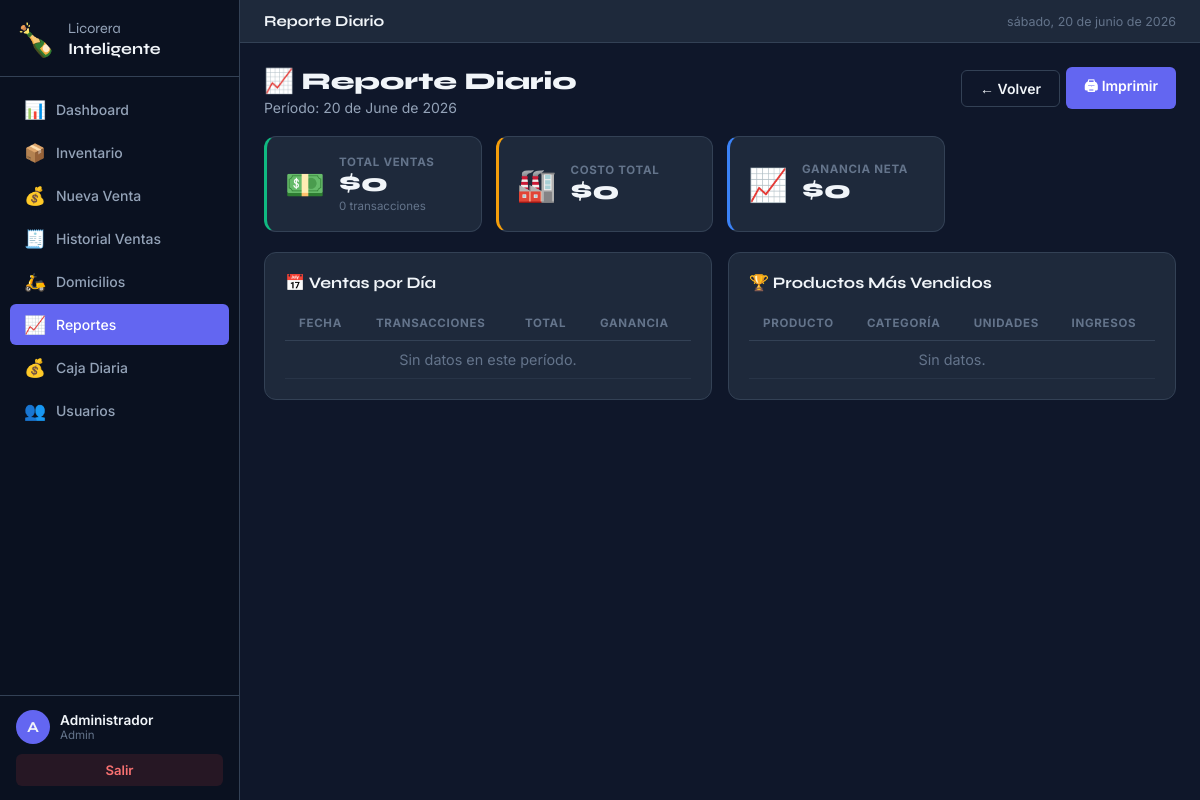
/reports/daily (signed in), run on the app's committed database.
### models/user.py (models this page shows, shortened)
class User(UserMixin, db.Model):
    __tablename__ = 'users'
    id         = db.Column(db.Integer, primary_key=True)
    username   = db.Column(db.String(50), unique=True, nullable=False)
    full_name  = db.Column(db.String(100), nullable=False)
    password_hash = db.Column(db.String(256), nullable=False)
    role       = db.Column(db.String(20), default='empleado')  # 'admin' o 'empleado'
    created_at = db.Column(db.DateTime, default=datetime.utcnow)
    is_active  = db.Column(db.Boolean, default=True)
    def is_admin(self):
        return self.role == 'admin'

### routes/reports.py (the view)
@reports_bp.route('/daily')
@login_required
def daily():
    report_date = request.args.get('date', date.today().strftime('%Y-%m-%d'))
    try:
        d = datetime.strptime(report_date, '%Y-%m-%d').date()
    except ValueError:
        d = date.today()
    data = get_report_data(d, d)
    return render_template('reports/report.html', **data, report_type='Diario',
                           period=d.strftime('%d de %B de %Y'))

### app.py (called while the page is built)
@login_manager.user_loader
def load_user(user_id):
    return User.query.get(int(user_id))

### templates/reports/report.html (shortened to what this page needs)
{% extends 'base.html' %}
{% block page_title %}Reporte {{ report_type }}{% endblock %}
{% block content %}
<div class="page-header">
  <div>
    <h2 class="page-title">📈 Reporte {{ report_type }}</h2>
    <p class="page-sub">Período: {{ period }}</p>
  </div>
  <div class="action-btns">
    <a href="{{ url_for('reports.index') }}" class="btn btn-outline">← Volver</a>
    <button onclick="window.print()" class="btn btn-primary">🖨 Imprimir</button>
  </div>
</div>
<div class="kpi-grid">
  <div class="kpi-card kpi-green">
    <div class="kpi-icon">💵</div>
    <div class="kpi-info">
      <div class="kpi-label">Total Ventas</div>
      <div class="kpi-value">${{ "{:,.0f}".format(total_sales) }}</div>
      <div class="kpi-sub">{{ num_sales }} transacciones</div>
    </div>
  </div>
  <div class="kpi-card kpi-orange">
    <div class="kpi-icon">🏭</div>
    <div class="kpi-info">
      <div class="kpi-label">Costo Total</div>
      <div class="kpi-value">${{ "{:,.0f}".format(total_cost) }}</div>
    </div>
  </div>
  <div class="kpi-card kpi-blue">
    <div class="kpi-icon">📈</div>
    <div class="kpi-info">
      <div class="kpi-label">Ganancia Neta</div>
      <div class="kpi-value">${{ "{:,.0f}".format(total_profit) }}</div>
    </div>
  </div>
</div>
<div class="tables-grid">
  <div class="card">
    <h3 class="card-title">📅 Ventas por Día</h3>
    <div class="table-wrapper">
      <table class="data-table">
        <thead><tr><th>Fecha</th><th>Transacciones</th><th>Total</th><th>Ganancia</th></tr></thead>
        <tbody>
          {% for d in daily %}
          <tr>
            <td>{{ d.day }}</td>
            <td>{{ d.count }}</td>
            <td>${{ "{:,.0f}".format(d.total or 0) }}</td>
            <td class="text-success">+${{ "{:,.0f}".format(d.profit or 0) }}</td>
          </tr>
          {% else %}
          <tr><td colspan="4" class="empty-state">Sin datos en este período.</td></tr>
          {% endfor %}
        </tbody>
      </table>
    </div>
  </div>
  <div class="card">
    <h3 class="card-title">🏆 Productos Más Vendidos</h3>
    <div class="table-wrapper">
      <table class="data-table">
        <thead><tr><th>Producto</th><th>Categoría</th><th>Unidades</th><th>Ingresos</th></tr></thead>
        <tbody>
          {% for p in top_products %}
          <tr>
            <td>{{ p.name }}</td>
            <td>{{ p.category }}</td>
            <td><strong>{{ p.qty }}</strong></td>
            <td>${{ "{:,.0f}".format(p.revenue) }}</td>
          </tr>
          {% else %}
          <tr><td colspan="4" class="empty-state">Sin datos.</td></tr>
          {% endfor %}
        </tbody>
      </table>
    </div>
  </div>
</div>
{% endblock %}

### templates/base.html (shortened to what this page needs)
<!DOCTYPE html>
<html lang="es">
<head>
  <link rel="stylesheet" href="{{ url_for('static', filename='css/style.css') }}"/>
</head>
<body>
<aside class="sidebar" id="sidebar">
  <div class="sidebar-brand">
    <span class="brand-icon">🍾</span>
    <span class="brand-text">Licorera<br><strong>Inteligente</strong></span>
  </div>
  <nav class="sidebar-nav">
    <a href="{{ url_for('dashboard.index') }}" class="nav-item {% if request.blueprint == 'dashboard' %}active{% endif %}">
      <span class="nav-icon">📊</span><span class="nav-label">Dashboard</span>
    </a>
    <a href="{{ url_for('inventory.index') }}" class="nav-item {% if request.blueprint == 'inventory' %}active{% endif %}">
      <span class="nav-icon">📦</span><span class="nav-label">Inventario</span>
    </a>
    <a href="{{ url_for('sales.new') }}" class="nav-item {% if request.blueprint == 'sales' and request.endpoint == 'sales.new' %}active{% endif %}">
      <span class="nav-icon">💰</span><span class="nav-label">Nueva Venta</span>
    </a>
    <a href="{{ url_for('sales.index') }}" class="nav-item {% if request.blueprint == 'sales' and request.endpoint == 'sales.index' %}active{% endif %}">
      <span class="nav-icon">🧾</span><span class="nav-label">Historial Ventas</span>
    </a>
    <a href="{{ url_for('deliveries.index') }}" class="nav-item {% if request.blueprint == 'deliveries' %}active{% endif %}">
      <span class="nav-icon">🛵</span><span class="nav-label">Domicilios</span>
    </a>
    <a href="{{ url_for('reports.index') }}" class="nav-item {% if request.blueprint == 'reports' %}active{% endif %}">
      <span class="nav-icon">📈</span><span class="nav-label">Reportes</span>
    </a>
    <a href="{{ url_for('cashregister.index') }}" class="nav-item {% if request.blueprint == 'cashregister' %}active{% endif %}">
      <span class="nav-icon">💰</span><span class="nav-label">Caja Diaria</span>
    </a>
    {% if current_user.is_admin() %}
    <a href="{{ url_for('auth.users') }}" class="nav-item {% if request.blueprint == 'auth' and request.endpoint != 'auth.login' %}active{% endif %}">
      <span class="nav-icon">👥</span><span class="nav-label">Usuarios</span>
    </a>
    {% endif %}
  </nav>
  <div class="sidebar-footer">
    <div class="user-info">
      <div class="user-avatar">{{ current_user.full_name[0] }}</div>
      <div>
        <div class="user-name">{{ current_user.full_name }}</div>
        <div class="user-role">{{ current_user.role|capitalize }}</div>
      </div>
    </div>
    <a href="{{ url_for('auth.logout') }}" class="logout-btn">Salir</a>
  </div>
</aside>
<main class="main-content">
  <div class="topbar">
    <span class="topbar-title">{% block page_title %}{% endblock %}</span>
    <span class="topbar-date" id="current-date"></span>
  </div>
  <div class="page-content">
    {% block content %}{% endblock %}
  </div>
</main>
</body>
</html>

### data on the page
User: full_name "A", full_name "Administrador", role "Admin"

### other printed values
{{ report_type }} "Diario"
{{ period }} "20 de June de 2026"
{{ "{:,.0f}".format(total_sales) }} "0"
{{ num_sales }} "0"
{{ "{:,.0f}".format(total_cost) }} "0"
{{ "{:,.0f}".format(total_profit) }} "0"
